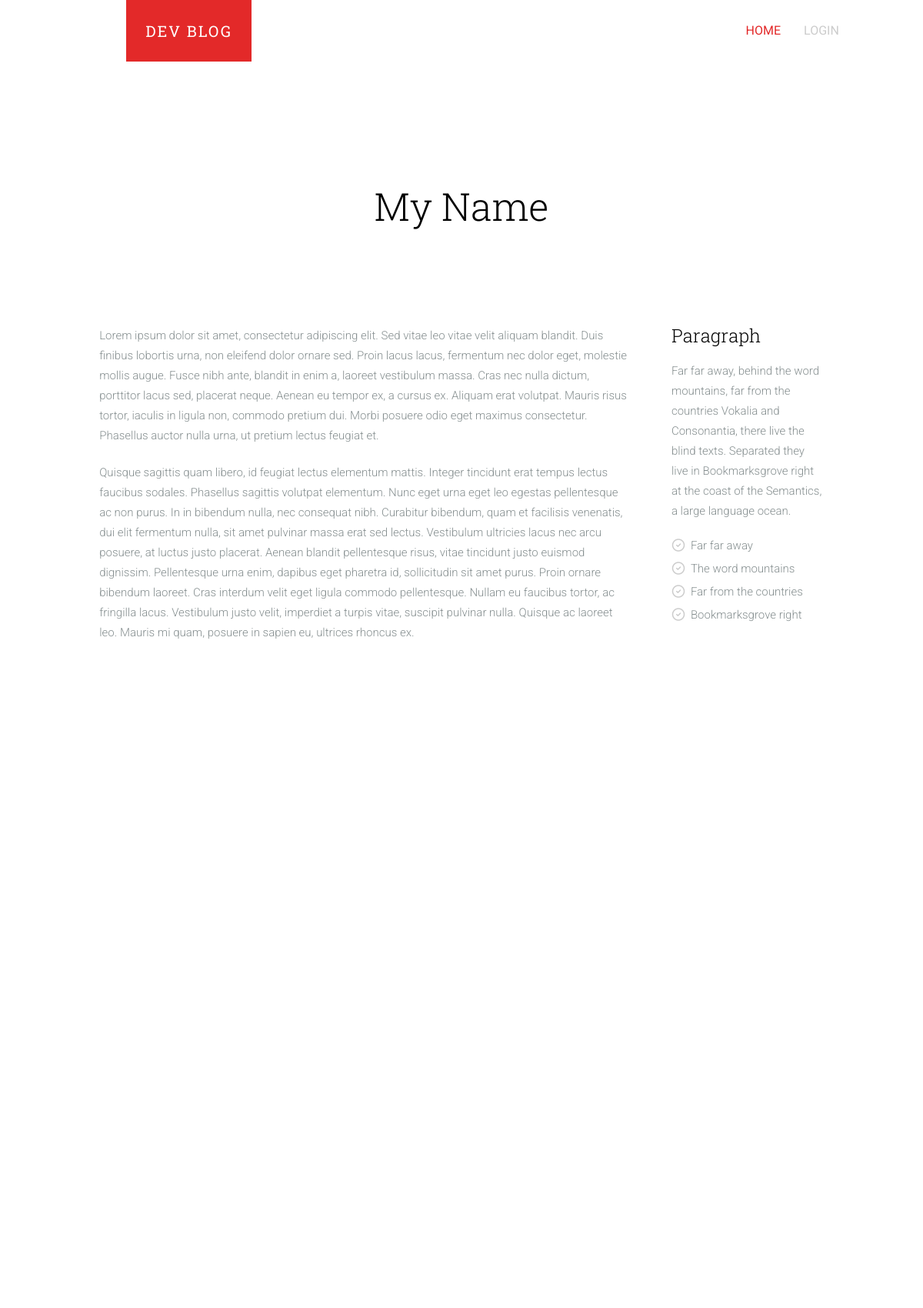
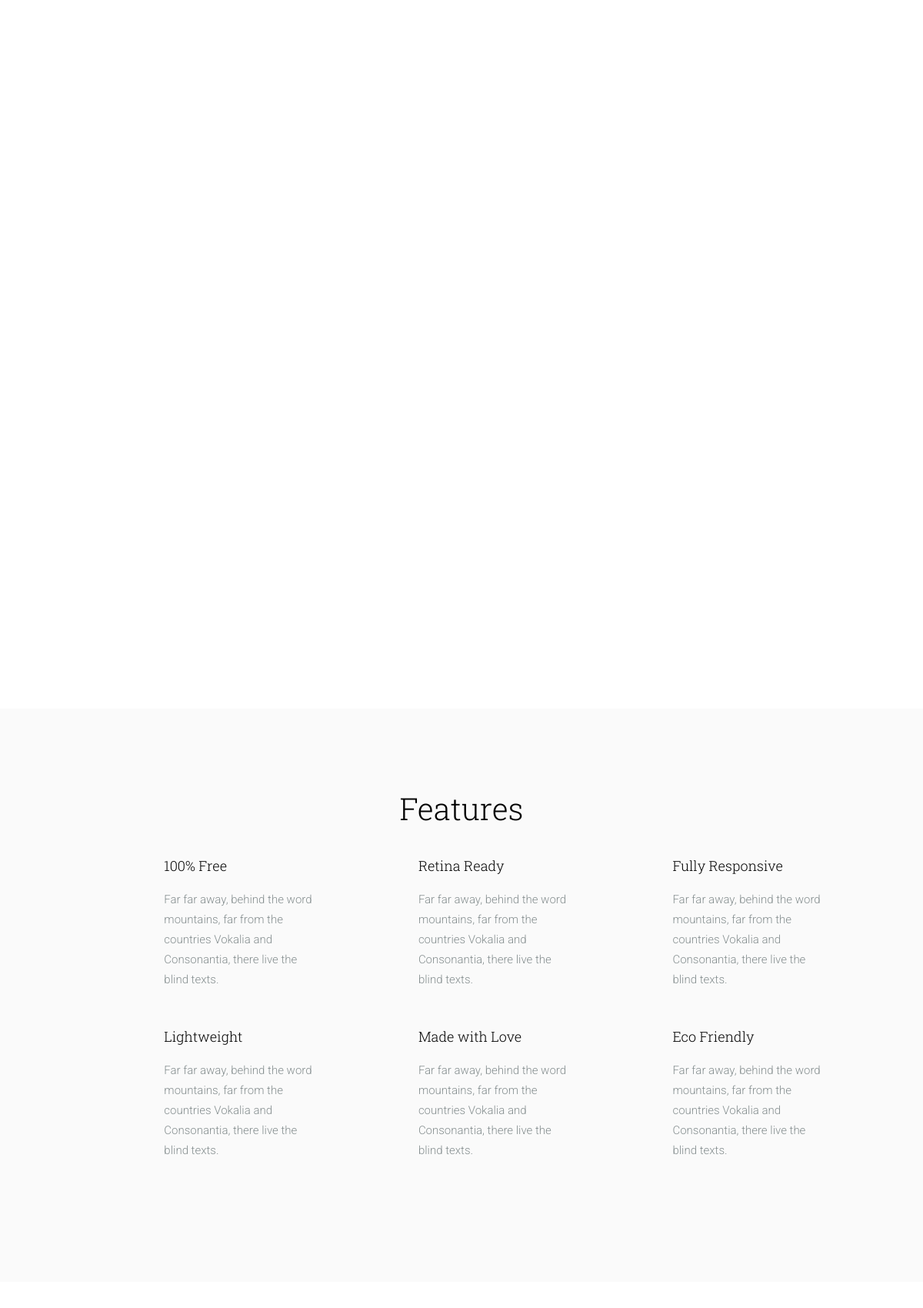
The app's page /blog-post/7 (upper part) with its own data (2 pictures, top to bottom).
### blog/models.py (models this page shows, shortened)
class BlogPost(models.Model):
    blogTitle = models.CharField(max_length=150, null=True)
    description = models.TextField(null=True, blank=True, max_length=300)
    story = models.TextField(null=True,blank=True)
    updated = models.DateTimeField(auto_now=True)
    created = models.DateTimeField(auto_now_add=True)
    class Meta:
        ordering = ['-created', '-updated']

### blog/views.py (the view)
# urls.py: path('blog-post/<str:pk>',views.blogPosts, name="blog-post"),
def blogPosts(request,pk):
    blogStory =BlogPost.objects.get(id=pk)
    css_class = 'animate-box'
    context= {'blogStory':blogStory,'css_class':css_class}
    return render(request,'blog/blog_post.html',context, )

### blog/templates/blog/blog_post.html
{% extends 'main.html' %}
{% block content %}
{% load static%}
{% load widget_tweaks %}
{%include 'blog/blog_post_heading.html'%}
		<div id="fh5co-content">
			<div class="container">
				<div class="row">
					<div class="col-md-10 col-md-offset-1">
						<div class="row">
							{% include 'blog/blog_post_summery.html' %}
							<div class="col-md-9 col-md-pull-3">
								<div id="animate-box" >
									{{blogStory.story|linebreaks}}
								</div>
							</div>
						</div>
					</div>
				</div>
			</div>
		</div>
		{%include 'blog/blog_post_features.html'%}
	{% endblock content%}

### templates/main.html (shortened to what this page needs)
<!DOCTYPE html>
{%load static%}
<html class="no-js">
  <head>
    <link rel="stylesheet" href="{% static 'styles/animate.css' %}" />
    <link rel="stylesheet" href="{% static 'styles/icomoon.css' %}" />
    <link rel="stylesheet" href="{% static 'styles/simple-line-icons.css' %}" />
    <link rel="stylesheet" href="{% static 'styles/style.css' %}" />
  </head>
  <body>
    {%include 'navbar.html'%}
    {%  block content %}
    {%  endblock %}
    <footer id="fh5co-footer">
	</footer>
  </body>
</html>

### templates/navbar.html (shortened to what this page needs)
{%load static%}
<header id="fh5co-header" role="banner">
    <nav class="navbar navbar-default" role="navigation">
        <div class="container">
            <div class="row">
                <div class="col-md-10 col-md-offset-1">
                    <div class="navbar-header">
                    <a class="navbar-brand" href="{%url 'home' %}">Dev Blog</a>
                    </div>
                    <div id="fh5co-navbar" class="navbar-collapse collapse">
                        <ul class="nav navbar-nav navbar-right">
                            <li class="active"><a href="{% url 'home'%}"><span>Home </span></a></li>
                            {% if request.user.is_authenticated %}
                            <li class=""> <a href=""><span>Profile<span class="border"></span></span></a></li>
                            <li class=""> <a href="{% url 'logout'%}"><span>Logout<span class="border"></span></span></a></li>
                            {% else %}
                            <li class=""> <a href="{% url 'login'%}"><span>Login</span></a></li>
                            {% endif %}
                        </ul>
                    </div>
                </div>
            </div>
        </div>
    </nav>
</header>

### blog/templates/blog/blog_post_heading.html
<div id="fh5co-main">
    <div class="fh5co-intro text-center">
        <div class="container">
            <div class="row">
                <div class="col-md-8 col-md-offset-2">
                    <h1 class="intro-lead">{{blogStory.blogTitle}}</h1>
                </div>
            </div>
        </div>
    </div>

### blog/templates/blog/blog_post_summery.html
<div class="col-md-3 col-md-push-9 animate-box">
    <h3>Paragraph</h3>
    <p>Far far away, behind the word mountains, far from the countries Vokalia and Consonantia, there live the blind texts. Separated they live in Bookmarksgrove right at the coast of the Semantics, a large language ocean.</p>
    <ul class="fh5co-list-check">
        <li>Far far away</li>
        <li>The word mountains</li>
        <li>Far from the countries</li>
        <li>Bookmarksgrove right</li>
    </ul>
</div>

### blog/templates/blog/blog_post_features.html (shortened to what this page needs)
<div id="fh5co-services">
    <div class="container">
        <div class="row">
            <div class="col-md-10 col-md-offset-1">
                <div class="row">
                    <h2 class="section-lead text-center">Features</h2>
                    <div class="col-md-4 col-sm-6 col-xs-6 col-xxs-12 fh5co-service">
                        <div class="fh5co-desc">
                            <h3>100% Free</h3>
                            <p>Far far away, behind the word mountains, far from the countries Vokalia and Consonantia, there live the blind texts. </p>
                        </div>
                    </div>
                    <div class="col-md-4 col-sm-6 col-xs-6 col-xxs-12 fh5co-service">
                        <div class="fh5co-desc">
                            <h3>Retina Ready</h3>
                            <p>Far far away, behind the word mountains, far from the countries Vokalia and Consonantia, there live the blind texts. </p>
                        </div>
                    </div>
                    <div class="col-md-4 col-sm-6 col-xs-6 col-xxs-12 fh5co-service">
                        <div class="fh5co-desc">
                            <h3>Fully Responsive</h3>
                            <p>Far far away, behind the word mountains, far from the countries Vokalia and Consonantia, there live the blind texts. </p>
                        </div>
                    </div>
                    <div class="col-md-4 col-sm-6 col-xs-6 col-xxs-12 fh5co-service">
                        <div class="fh5co-desc">
                            <h3>Lightweight</h3>
                            <p>Far far away, behind the word mountains, far from the countries Vokalia and Consonantia, there live the blind texts. </p>
                        </div>
                    </div>
                    <div class="col-md-4 col-sm-6 col-xs-6 col-xxs-12 fh5co-service">
                        <div class="fh5co-desc">
                            <h3>Made with Love</h3>
                            <p>Far far away, behind the word mountains, far from the countries Vokalia and Consonantia, there live the blind texts. </p>
                        </div>
                    </div>
                    <div class="col-md-4 col-sm-6 col-xs-6 col-xxs-12 fh5co-service">
                        <div class="fh5co-desc">
                            <h3>Eco Friendly</h3>
                            <p>Far far away, behind the word mountains, far from the countries Vokalia and Consonantia, there live the blind texts. </p>
                        </div>
                    </div>
                </div>
            </div>
        </div>
    </div>
</div>

### records on screen
BlogPost: blogTitle "My Name", story "Lorem ipsum dolor sit amet, consectetur adipiscing elit. Sed vitae leo vitae velit aliquam blandit. Duis finibus lobortis urna, non eleifend dolor ornare sed. Proin lacus lacus, fermentum nec dolor eget, molestie mollis augue. Fusce nibh ante, blandit in enim a, laoreet vestibulum massa. Cras nec nulla dictum, porttitor lacus sed, placerat neque. Aenean eu tempor ex, a cursus ex. Aliquam erat volutpat. Mauris risus tortor, iaculis in ligula non, commodo pretium dui. Morbi posuere odio eget maximus consectetur. Phasellus auctor nulla urna, ut pretium lectus feugiat et. Quisque sagittis quam libero, id feugiat lectus elementum mattis. Integer tincidunt erat tempus lectus faucibus sodales.…"
